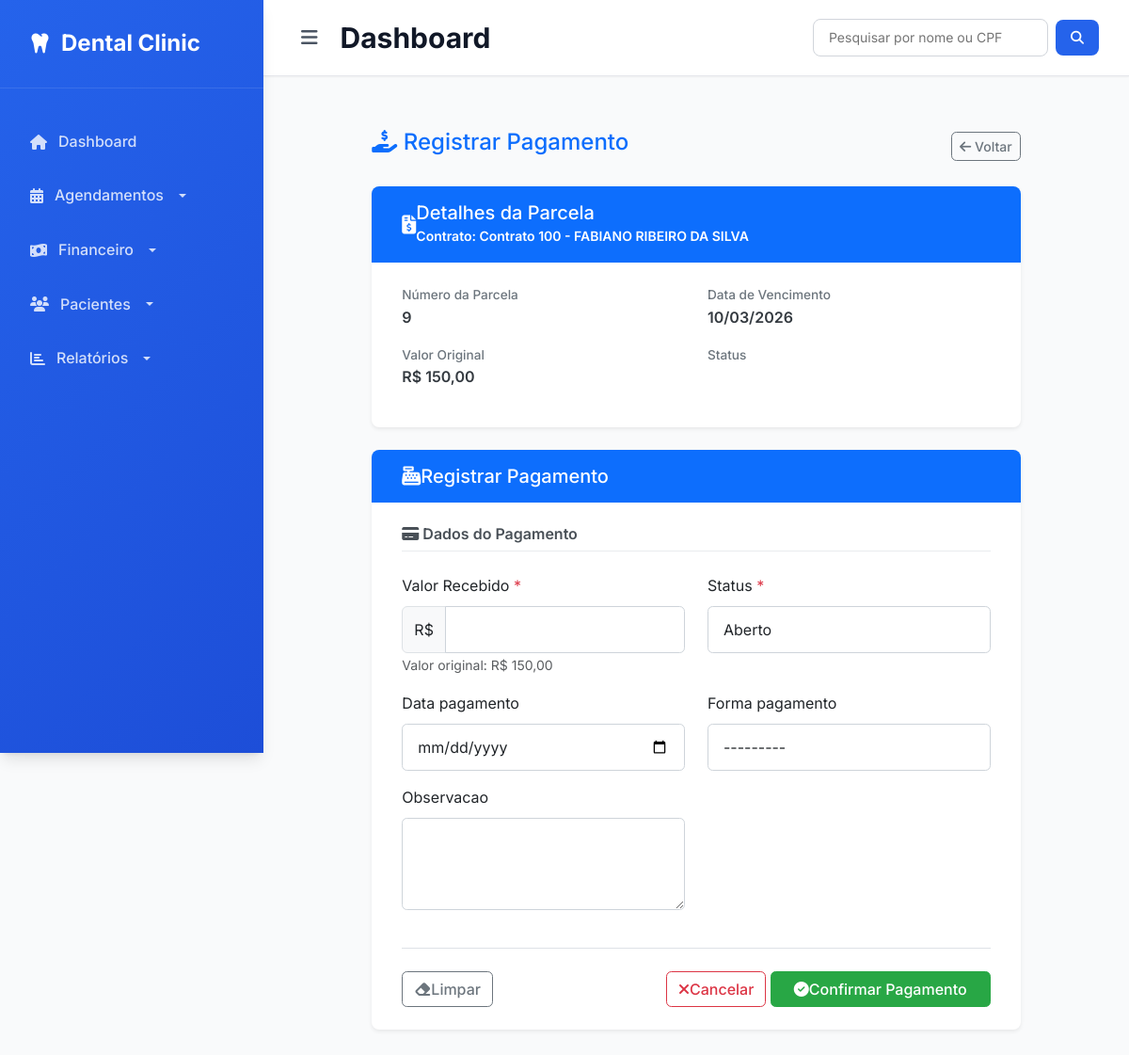
Page /financeiro/parcela/receber/9/ on the committed database.
### financeiro/models.py (models this page shows, shortened)
class Parcela(models.Model):
    FORMA_PAGAMENTO_CHOICES = [
        ('dinheiro', 'Dinheiro'),
        ('pix_pj', 'Pix PJ'),
        ('pix_pf', 'Pix PF'),
        ('cartao_credito', 'Cartão de crédito'),
        ('cartao_debito', 'Cartão de débito'),
    ]
    contrato = models.ForeignKey(Contrato, on_delete=models.CASCADE, related_name='parcelas')
    numero = models.PositiveIntegerField(verbose_name="Parcela")
    data_vencimento = models.DateField()
    valor = models.DecimalField(max_digits=10, decimal_places=2)
    valor_pago = models.DecimalField(max_digits=10, decimal_places=2, null=True, blank=True)  # <== ADICIONADO
    status = models.CharField(max_length=20, choices=[('aberto', 'Aberto'), ('pago', 'Pago')], default="aberto")
    data_pagamento = models.DateField(null=True, blank=True)
    forma_pagamento = models.CharField(max_length=20, choices=FORMA_PAGAMENTO_CHOICES, null=True, blank=True)
    observacao = models.TextField(blank=True)

class Contrato(models.Model):
    STATUS_CONTRATO_CHOICES = [
        ('ativo', 'ATIVO'),
        ('pendente', 'PENDENTE'),
        ('cancelado', 'CANCELADO'),
        ]
    paciente = models.ForeignKey('paciente.Paciente', on_delete=models.CASCADE, verbose_name='Paciente')
    plano = models.ForeignKey(Plano, on_delete=models.CASCADE, verbose_name='Plano')
    data_adesao = models.DateField(default=date.today, verbose_name='Adesão')
    dia_vencimento = models.IntegerField(choices=[(d, f"Dia {d}") for d in [5, 10, 15, 20, 25, 30]], verbose_name='Vencimento')
    numero_contrato = models.CharField(max_length=20, unique=True, verbose_name='Contrato')
    status_contrato = models.CharField(max_length=20, verbose_name='Status', choices=STATUS_CONTRATO_CHOICES, null=True, blank=True)
    def __str__(self):
        return f"Contrato {self.numero_contrato} - {self.paciente.nome}"

### paciente/models.py (models this page shows, shortened)
class Paciente(models.Model):
    nome = models.CharField(max_length=100)
    cpf = models.CharField(max_length=14, unique=True)
    data_nascimento = models.DateField()
    nome_pai = models.CharField(max_length=150, blank=True, null=True)
    nome_mae = models.CharField(max_length=150, blank=True, null=True)
    nacionalidade = models.CharField(max_length=100, blank=True, null=True)
    naturalidade = models.CharField(max_length=100, blank=True, null=True)
    estado_civil = models.CharField(
        max_length=20,
        choices=[
            ('solteiro', 'Solteiro(a)'),
            ('casado', 'Casado(a)'),
            ('divorciado', 'Divorciado(a)'),
            ('viuvo', 'Viúvo(a)'),
            ('outro', 'Outro'),
        ],
        blank=True,
        null=True
    )
    sexo = models.CharField(
        max_length=10,
        choices=[
            ('masculino', 'Masculino'),
            ('feminino', 'Feminino'),
            ('outro', 'Outro'),
        ],
        blank=True,
        null=True
    )
    profissao = models.CharField(max_length=100, blank=True, null=True)
    telefone = models.CharField(max_length=20, blank=True, null=True)
    observacao_contato = models.TextField(blank=True, null=True)
    cep = models.CharField(max_length=9, blank=True, null=True)
    endereco = models.CharField(max_length=150, blank=True, null=True)
    numero = models.CharField(max_length=10, blank=True, null=True)
    bairro = models.CharField(max_length=100, blank=True, null=True)
    cidade = models.CharField(max_length=100, blank=True, null=True)
    uf = models.CharField(max_length=2, blank=True, null=True)
    complemento = models.CharField(max_length=100, blank=True, null=True)
    ponto_referencia = models.CharField(max_length=150, blank=True, null=True)
    outras_observacoes = models.TextField(blank=True, null=True)
    data_cadastro = models.DateTimeField(auto_now_add=True)

### financeiro/views.py (the view)
# urls.py: path('parcela/receber/<int:parcela_id>/', views.parcela_receber, name='parcela_receber'),
def parcela_receber(request, parcela_id):
    parcela = get_object_or_404(Parcela, id=parcela_id)
    paciente = parcela.contrato.paciente
    if request.method == 'POST':
        form = ParcelaReceberForm(request.POST, instance=parcela)
        if form.is_valid():
            form.save()
            return redirect('financeiro:paciente_ficha', paciente_id=paciente.id)
    else:
        form = ParcelaReceberForm(instance=parcela)
    return render(request, 'financeiro/parcela/parcela_receber.html', {
        'form': form,
        'parcela': parcela,
        'paciente_id': paciente.id,
    })

### financeiro/forms.py
class ParcelaReceberForm(forms.ModelForm):
    class Meta:
        model = Parcela
        fields = ['valor_pago', 'status', 'data_pagamento', 'forma_pagamento', 'observacao']
        widgets = {
            'valor_pago': forms.NumberInput(attrs={
                'class': 'form-control',
                'step': '0.01',
                'min': '0',
            }),
            'status': forms.Select(attrs={'class': 'form-control'}),
            'data_pagamento': forms.DateInput(attrs={'type': 'date', 'class': 'form-control'}),
            'forma_pagamento': forms.Select(attrs={'class': 'form-control'}),
            'observacao': forms.Textarea(attrs={'class': 'form-control', 'rows': 3}),
        }

### financeiro/templates/financeiro/parcela/parcela_receber.html (shortened to what this page needs)
{% extends 'core/base.html' %}
{% load crispy_forms_tags %}
{% block content %}
<div class="container py-4">
    <div class="row justify-content-center">
        <div class="col-lg-10">
            <div class="d-flex justify-content-between align-items-center mb-4">
                <h2 class="h4 font-weight-bold text-primary">
                    <i class="fas fa-hand-holding-usd mr-2"></i>
                    Registrar Pagamento
                </h2>
                <a href="{% url 'financeiro:paciente_ficha' parcela.contrato.paciente.id %}"
                   class="btn btn-sm btn-outline-secondary">
                    <i class="fas fa-arrow-left mr-1"></i> Voltar
                </a>
            </div>
            <div class="card shadow-sm border-0 mb-4">
                <div class="card-header bg-primary text-white py-3">
                    <div class="d-flex align-items-center">
                        <i class="fas fa-file-invoice-dollar fa-lg mr-3"></i>
                        <div>
                            <h5 class="mb-0 font-weight-bold">Detalhes da Parcela</h5>
                            <small class="font-weight-light">Contrato: {{ parcela.contrato }}</small>
                        </div>
                    </div>
                </div>
                <div class="card-body">
                    <div class="row">
                        <div class="col-md-6">
                            <div class="detail-item mb-3">
                                <span class="detail-label">Número da Parcela</span>
                                <span class="detail-value">{{ parcela.numero }}</span>
                            </div>
                            <div class="detail-item mb-3">
                                <span class="detail-label">Valor Original</span>
                                <span class="detail-value">R$ {{ parcela.valor|floatformat:2 }}</span>
                            </div>
                        </div>
                        <div class="col-md-6">
                            <div class="detail-item mb-3">
                                <span class="detail-label">Data de Vencimento</span>
                                <span class="detail-value">{{ parcela.data_vencimento|date:"d/m/Y" }}</span>
                            </div>
                            <div class="detail-item mb-3">
                                <span class="detail-label">Status</span>
                                <span class="badge badge-{% if parcela.status == 'pago' %}success{% else %}warning{% endif %}">
                                </span>
                            </div>
                        </div>
                    </div>
                </div>
            </div>
            <div class="card shadow-sm border-0">
                <div class="card-header bg-primary text-white py-3">
                    <h5 class="mb-0 font-weight-bold d-flex align-items-center">
                        <i class="fas fa-cash-register mr-3"></i>
                        <span>Registrar Pagamento</span>
                    </h5>
                </div>
                <div class="card-body">
                    <form method="post" class="needs-validation" novalidate>
                        <div class="form-section mb-4">
                            <h6 class="section-title">
                                <i class="fas fa-credit-card mr-2"></i>
                                Dados do Pagamento
                            </h6>
                            <div class="section-content">
                                <div class="row">
                                    <div class="form-group col-md-6 mb-3">
                                        <label for="{{ form.valor_pago.id_for_label }}" class="form-label">
                                            Valor Recebido
                                            <span class="text-danger">*</span>
                                        </label>
                                        <div class="input-group">
                                          <span class="input-group-text">R$</span>
                                          {{ form.valor_pago }}
                                        </div>
                                        <small class="form-text text-muted">
                                            Valor original: R$ {{ parcela.valor|floatformat:2 }}
                                        </small>
                                    </div>
                                    {% for field in form %}
                                        {% if field.name != 'valor_pago' %}
                                        <div class="form-group col-md-6 mb-3">
                                            <label for="{{ field.id_for_label }}" class="form-label">
                                                {{ field.label }}
                                                {% if field.field.required %}<span class="text-danger">*</span>{% endif %}
                                            </label>
                                            {{ field }}
                                        </div>
                                        {% endif %}
                                    {% endfor %}
                                </div>
                            </div>
                        </div>
                        <div class="form-actions pt-4 border-top">
                            <div class="d-flex justify-content-between">
                                <button type="reset" class="btn btn-outline-secondary">
                                    <i class="fas fa-eraser mr-2"></i>Limpar
                                </button>
                                <div>
                                    <a href="{% url 'financeiro:paciente_ficha' parcela.contrato.paciente.id %}"
                                       class="btn btn-outline-danger mr-2">
                                        <i class="fas fa-times mr-2"></i>Cancelar
                                    </a>
                                    <button type="submit" class="btn btn-success px-4">
                                        <i class="fas fa-check-circle mr-2"></i>Confirmar Pagamento
                                    </button>
                                </div>
                            </div>
                        </div>
                    </form>
                </div>
            </div>
        </div>
    </div>
</div>
{% endblock %}

### templates/core/base.html (style rules this page uses)
:root { --primary-color: #2563eb; --primary-light: #3b82f6; --primary-dark: #1d4ed8; --success-color: #10b981; --warning-color: #f59e0b; --danger-color: #ef4444; --gray-50: #f9fafb; --gray-100: #f3f4f6; --gray-200: #e5e7eb; --gray-300: #d1d5db; --gray-400: #9ca3af; --gray-500: #6b7280; --gray-600: #4b5563; --gray-700: #374151; --gray-800: #1f2937; --gray-900: #111827; --shadow-sm: 0 1px 2px 0 rgb(0 0 0 / 0.05); --shadow: 0 1px 3px 0 rgb(0 0 0 / 0.1), 0 1px 2px -1px rgb(0 0 0 / 0.1); --shadow-lg: 0 10px 15px -3px rgb(0 0 0 / 0.1), 0 4px 6px -4px rgb(0 0 0 / 0.1); }
* { margin: 0; padding: 0; box-sizing: border-box; }
body { font-family: 'Inter', -apple-system, BlinkMacSystemFont, sans-serif; background-color: var(--gray-50); color: var(--gray-800); line-height: 1.6; }
.card { background: white; border-radius: 1rem; box-shadow: var(--shadow); border: 1px solid var(--gray-200); overflow: hidden; transition: all 0.2s ease; }
.card-header { padding: 1.5rem 2rem; border-bottom: 1px solid var(--gray-200); background: var(--gray-50); font-weight: 600; color: var(--gray-900); }
.card-body { padding: 1.5rem 2rem; }
.btn-success { background: var(--success-color); border-color: var(--success-color); }

### financeiro/templates/financeiro/parcela/parcela_receber.html (style rules this page uses)
.card { border-radius: 0.5rem; overflow: hidden; margin-bottom: 1.5rem; }
.card-header { border-bottom: none; }
.detail-item { display: flex; flex-direction: column; }
.detail-label { font-size: 0.85rem; color: #6c757d; font-weight: 500; }
.detail-value { font-size: 1rem; color: #343a40; font-weight: 600; }
.section-title { color: #495057; font-weight: 600; border-bottom: 1px solid #e9ecef; padding-bottom: 0.5rem; margin-bottom: 1.5rem; }
.form-control, .custom-select { border-radius: 0.35rem; padding: 0.75rem 1rem; border: 1px solid #ced4da; transition: all 0.2s; }
.input-group-text { background-color: #f8f9fa; }
.btn { font-weight: 500; border-radius: 0.35rem; transition: all 0.2s; }
.btn-success { background-color: #28a745; border-color: #28a745; }
.form-actions { padding-top: 1.5rem; }

### rows in the picture
Parcela: contrato "Contrato 100 - FABIANO RIBEIRO DA SILVA", numero "9", valor "150,00", data_vencimento "10/03/2026", form "Aberto" "---------"

### other values in the picture
{{ field.label }} "Status" "Data pagamento" "Forma pagamento" "Observacao"
